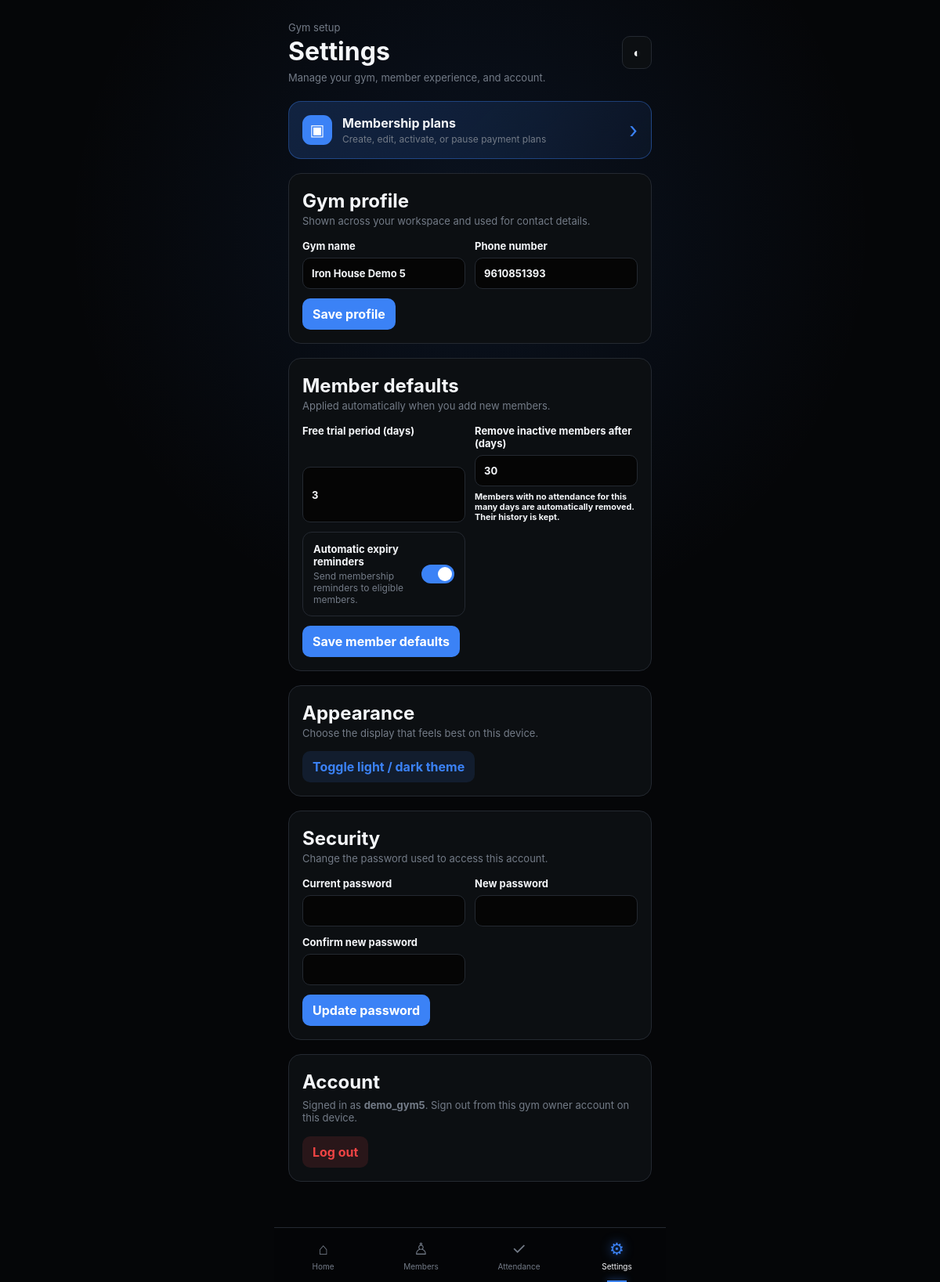
/settings (signed in), run on the app's committed database.
### models.py (models this page shows)
class GymOwner(UserMixin, db.Model):
    __tablename__ = "gym_owner"
    id = db.Column(db.Integer, primary_key=True)
    username = db.Column(db.String(50), unique=True, nullable=False)
    password_hash = db.Column(db.String(255), nullable=False)
    name = db.Column(db.String(100), nullable=False)
    phone = db.Column(db.String(15), nullable=False)
    join_date = db.Column(db.Date, default=date.today)
    payment_due_date = db.Column(db.Date)
    owner_plan = db.Column(db.String(50))
    member_limit_warning_plan = db.Column(db.String(50))
    trial_days = db.Column(db.Integer, nullable=False, default=0)
    inactive_member_removal_days = db.Column(db.Integer, nullable=False, default=30)
    send_reminder = db.Column(db.Boolean, nullable=False, default=False)
    owner_payments = db.relationship(
        "OwnerPayment",
        backref="owner",
        lazy=True,
        cascade="all, delete-orphan"
    )
    members = db.relationship(
        "Member",
        backref="owner",
        lazy=True,
        cascade="all, delete-orphan"
    )
    plans = db.relationship(
        "MembershipPlan",
        backref="owner",
        lazy=True,
        cascade="all, delete-orphan"
    )

### routes/settings.py (the view)
@settings_bp.route("/settings")
@login_required
def settings():
    return render_template("settings.html", active_page="settings")

### security.py (called while the page is built)
def csrf_token():
    token = session.get(CSRF_SESSION_KEY)
    if token is None:
        token = token_urlsafe(32)
        session[CSRF_SESSION_KEY] = token
    return token

### templates/settings.html (shortened to what this page needs)
{% extends "components/base.html" %}
{% block head %}<link rel="stylesheet" href="{{ url_for('static', filename='css/settings.css') }}">{% endblock %}
{% block body %}
<header class="settings-header"><div><p class="eyebrow">Gym setup</p><h1>Settings</h1><p class="page-copy">Manage your gym, member experience, and account.</p></div><button id="themeBtn" class="theme-button" type="button" aria-label="Toggle theme">◐</button></header>
<a class="settings-link-card" href="{{ url_for('settings.membership_plans') }}"><span class="settings-link-icon">▣</span><span class="settings-link-copy"><strong>Membership plans</strong><small>Create, edit, activate, or pause payment plans</small></span><span class="chevron">›</span></a>
<section class="settings-card"><div class="section-heading"><div><h2>Gym profile</h2><p>Shown across your workspace and used for contact details.</p></div></div><form class="settings-form" method="post" action="{{ url_for('settings.update_profile') }}"><input type="hidden" name="_csrf_token" value="{{ csrf_token() }}"><label>Gym name<input name="name" maxlength="100" value="{{ current_user.name }}" required></label><label>Phone number<input name="phone" inputmode="tel" maxlength="15" value="{{ current_user.phone }}" required></label><button type="submit">Save profile</button></form></section>
<section class="settings-card"><div class="section-heading"><div><h2>Member defaults</h2><p>Applied automatically when you add new members.</p></div></div><form class="settings-form" method="post" action="{{ url_for('settings.update_member_defaults') }}"><input type="hidden" name="_csrf_token" value="{{ csrf_token() }}"><label>Free trial period (days)<input name="trial_days" type="number" min="0" max="365" value="{{ current_user.trial_days }}" required></label><label>Remove inactive members after (days)<input name="inactive_member_removal_days" type="number" min="1" max="3650" value="{{ current_user.inactive_member_removal_days }}" required><small>Members with no attendance for this many days are automatically removed. Their history is kept.</small></label><label class="toggle-row"><span><strong>Automatic expiry reminders</strong><small>Send membership reminders to eligible members.</small></span><input name="send_reminder" type="checkbox" {% if current_user.send_reminder %}checked{% endif %}><i></i></label><button type="submit">Save member defaults</button></form></section>
<section class="settings-card"><div class="section-heading"><div><h2>Appearance</h2><p>Choose the display that feels best on this device.</p></div></div><button id="appearanceBtn" class="secondary-button" type="button">Toggle light / dark theme</button></section>
<section class="settings-card"><div class="section-heading"><div><h2>Security</h2><p>Change the password used to access this account.</p></div></div><form class="settings-form" method="post" action="{{ url_for('settings.update_password') }}"><input type="hidden" name="_csrf_token" value="{{ csrf_token() }}"><label>Current password<input name="current_password" type="password" autocomplete="current-password" required></label><label>New password<input name="new_password" type="password" autocomplete="new-password" minlength="8" required></label><label>Confirm new password<input name="confirm_password" type="password" autocomplete="new-password" minlength="8" required></label><button type="submit">Update password</button></form></section>
<section class="settings-card account-card"><h2>Account</h2><p>Signed in as <strong>{{ current_user.username }}</strong>. Sign out from this gym owner account on this device.</p><form class="logout-form" method="post" action="{{ url_for('auth.logout') }}"><input type="hidden" name="_csrf_token" value="{{ csrf_token() }}"><button class="logout-button" type="submit">Log out</button></form></section>
{% endblock %}

### static/css/base.css (style rules this page uses)
* { margin: 0; padding: 0; box-sizing: border-box; -webkit-tap-highlight-color: transparent; }
:root { --bg: #050608; --white: #f5f7fa; --muted: #737b87; --blue: #3b82f6; --green: #22c55e; --border: #20242b; --card: #0c0f12; --card2: #050505; --card3: #000000; --activity: #11151a; --navbg: rgba(5, 6, 8, 0.94); --iconbg: #15191e; --line: #1c2127; --cardborder: #242931; }
html { background: var(--bg); }
body { background: radial-gradient(circle at 50% 18%, rgba(59, 130, 246, 0.1), transparent 35%), var(--bg); color: var(--white); transition: background 0.35s, color 0.35s; font-family: -apple-system, BlinkMacSystemFont, "Segoe UI", Roboto, Arial, sans-serif; min-height: 100vh; overflow-x: hidden; }

### static/css/settings.css (style rules this page uses)
.settings-header,.section-heading,.plan-row { display:flex;align-items:center;justify-content:space-between;gap:14px }
.settings-header { margin:2px 0 22px }
.settings-header h1,.section-heading h2,.account-card h2 { margin:3px 0 }
.eyebrow,.section-heading p,.account-card p,.page-copy { margin:0;color:var(--muted);font-size:13px }
.page-copy { margin-top:6px }
.theme-button,.settings-form button,.plan-form button,.status-button,.logout-button,.secondary-button { border:0;border-radius:10px;padding:10px 13px;font:inherit;font-weight:700;cursor:pointer;text-decoration:none }
.theme-button { background:var(--card);color:var(--white);border:1px solid var(--cardborder) }
.settings-card { padding:17px;margin-bottom:18px;background:var(--card);border:1px solid var(--cardborder);border-radius:16px }
.settings-link-card { display:flex;align-items:center;gap:13px;padding:17px;margin-bottom:18px;border-radius:16px;background:linear-gradient(135deg,rgba(59,130,246,.2),rgba(59,130,246,.07));border:1px solid rgba(59,130,246,.38);color:var(--white);text-decoration:none }
.settings-link-icon { display:grid;place-items:center;width:38px;height:38px;border-radius:11px;background:var(--blue);color:#fff;font-size:20px }
.settings-link-copy { display:grid;gap:3px;flex:1 }
.settings-link-copy small { color:var(--muted);font-size:12px }
.chevron { color:var(--blue);font-size:28px;line-height:1 }
.settings-form { display:grid;grid-template-columns:1fr 1fr;gap:12px;margin-top:16px }
.settings-form label { display:grid;gap:7px;font-size:13px;font-weight:700 }
.settings-form input,.plan-form input { min-width:0;width:100%;border:1px solid var(--cardborder);border-radius:10px;background:var(--card2);color:var(--white);padding:11px;font:inherit }
.settings-form button { justify-self:start;background:var(--blue);color:#fff }
.settings-form label:nth-last-child(2):nth-child(1),.settings-form button:last-child { grid-column:1/-1 }
.toggle-row { position:relative;display:flex!important;align-items:center;justify-content:space-between;gap:14px;padding:13px;border:1px solid var(--cardborder);border-radius:12px }
.toggle-row span { display:grid;gap:3px }
.toggle-row small { font-size:12px;color:var(--muted);font-weight:400 }
.toggle-row i { width:42px;height:24px;flex:none;border-radius:20px;background:var(--line);transition:.2s }
.toggle-row i:after { content:"";display:block;width:18px;height:18px;margin:3px;border-radius:50%;background:#fff;transition:.2s }
.toggle-row input:checked+i { background:var(--blue) }
.toggle-row input:checked+i:after { transform:translateX(18px) }
.secondary-button { margin-top:15px;background:rgba(59,130,246,.12);color:var(--blue) }
.account-card p { margin:7px 0 16px }
.logout-button { display:inline-block;background:rgba(239,68,68,.13);color:#ef4444 }

### data on the page
GymOwner: name "Iron House Demo 5", phone "9610851393", trial_days "3", inactive_member_removal_days "30", username "demo_gym5"
